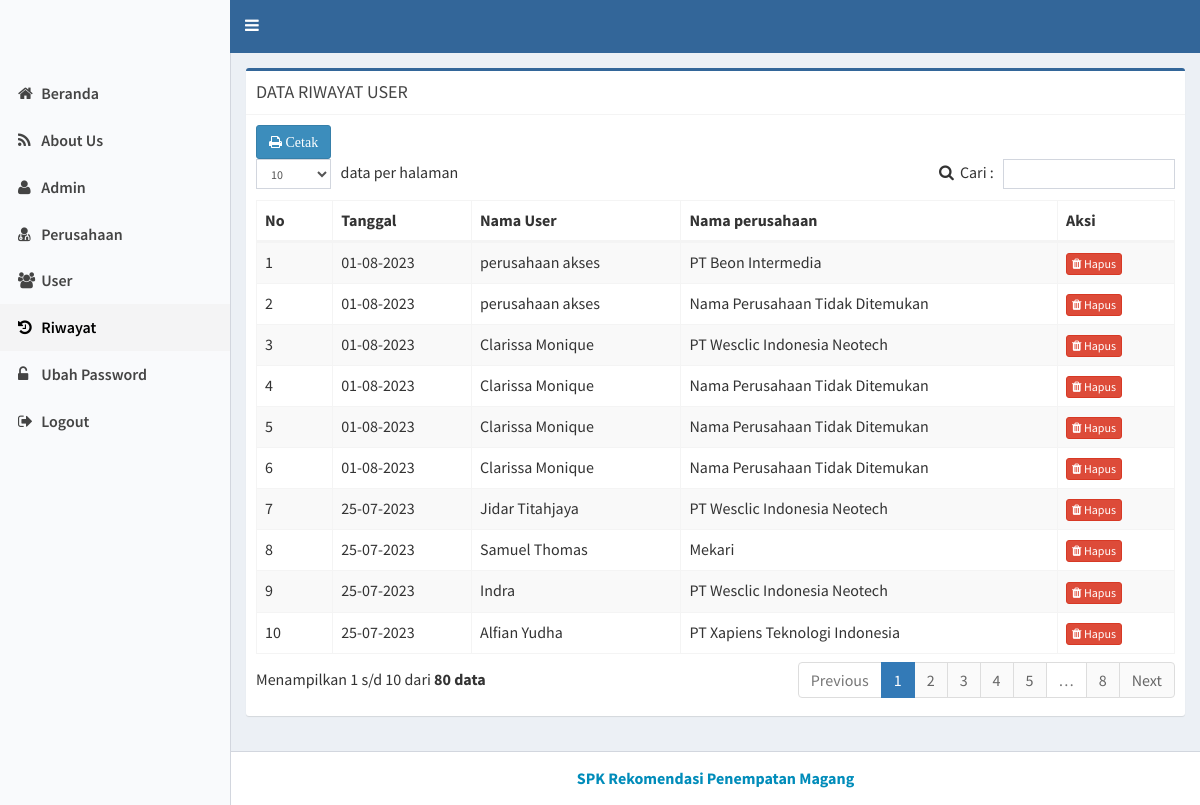
The app's page /index.php?page=riwayat (signed in) with its own data.
### tables this page shows
CREATE TABLE `riwayat` (
  `id_riwayat` int(11) NOT NULL,
  `id_pengguna` int(11) NOT NULL,
  `id_perusahaan` int(11) DEFAULT NULL,
  `tanggal` date NOT NULL
);

CREATE TABLE `user` (
  `id_pengguna` int(11) NOT NULL,
  `nama_lengkap` varchar(50) NOT NULL,
  `username` varchar(20) NOT NULL,
  `password` varchar(20) NOT NULL,
  `level` enum('Admin','Perusahaan','User') NOT NULL
);

CREATE TABLE `magang` (
  `id_perusahaan` int(11) NOT NULL,
  `kode_perusahaan` varchar(20) NOT NULL,
  `nama_perusahaan` varchar(50) NOT NULL,
  `posisi_magang` text NOT NULL,
  `keterangan` text NOT NULL
);

### riwayat.php (the view, shortened to what this page needs)
<?php
$link_update = '?page=update_riwayat';
$list_data = '';
$q = "select * from riwayat order by id_riwayat DESC";
$q = mysqli_query($con, $q);
$no = 0;
if (mysqli_num_rows($q) > 0) {
    while ($r = mysqli_fetch_array($q)) {
        $no++;
        $id = $r['id_riwayat'];
            $r_user = mysqli_fetch_array(mysqli_query($con, "select nama_lengkap from user where id_pengguna='" . $r['id_pengguna'] . "'"));
        if (is_null($r['id_pengguna'])) {
            $nama_perusahaan = 'perusahaan tidak terdeteksi';
        } else {
            $r_magang = mysqli_fetch_array(mysqli_query($con, "select nama_perusahaan from magang where id_perusahaan='" . $r['id_perusahaan'] . "'"));
            if (isset($r_magang['nama_perusahaan'])) {
                $nama_perusahaan = $r_magang['nama_perusahaan'];
            } else {
                $nama_perusahaan = 'Nama Perusahaan Tidak Ditemukan';
            }
        }
        $list_data .= '
		<tr>
		<td>' . $no . '</td>
		<td>' . date('d-m-Y', strtotime($r['tanggal'])) . '</td>
		<td>' . $r_user['nama_lengkap'] . '</td>
		<td>' . $nama_perusahaan . '</td>
		<td>
            <a href="#" data-href="' . $link_update . '&amp;id=' . $id . '&amp;action=delete" data-toggle="modal" data-target="#confirm-delete" class="btn btn-danger btn-xs" title="Hapus"><i class="fa fa-trash"></i> Hapus</a>
        </td>
		</tr>';
    }
}
?>
<div class="box box-success">
    <div class="box-header with-border">
        <h3 class="box-title">DATA RIWAYAT USER</h3>
    </div>
    <div class="box-body">
        <div class="table-responsive">
            <table class="table table-striped table-bordered" id="dataTables1">
                <thead>
                    <tr>
                        <th>No</th>
                        <th>Tanggal</th>
                        <th>Nama User</th>
                        <th>Nama perusahaan</th>
                        <th width="80">Aksi</th>
                    </tr>
                </thead>
                <tbody>
                	<button class="btn btn-primary" onclick="window.print()"><i class="fa fa-print"> Cetak</i></button>
                    <?php echo $list_data; ?>
                </tbody>
            </table>
        </div>
    </div>
</div>

### index.php (shortened to what this page needs)
<?php
if (isset($_SESSION['LOG_USER'])) {
?>
    <!DOCTYPE html>
    <html>
    <head>
        <link href="assets/css/bootstrap.min.css" rel="stylesheet">
        <link href="assets/datatables/css/dataTables.bootstrap.min.css" rel="stylesheet">
        <link href="assets/css/font-awesome.min.css" rel="stylesheet">
        <link href="assets/bootstrap-select/bootstrap-select.css" rel="stylesheet">
        <link href="assets/css/AdminLTE.min.css" rel="stylesheet">
        <link href="assets/css/skins/_all-skins.min.css" rel="stylesheet">
        <link href="assets/css/custom.css" rel="stylesheet">
        <link rel="stylesheet" href="assets/iCheck/flat/_all.css">
    </head>
    <body class="hold-transition skin-green-light sidebar-mini">
        <div class="wrapper">
            <header class="main-header">
                <nav class="navbar navbar-static-top" role="navigation">
                    <a href="#" class="sidebar-toggle" data-toggle="offcanvas" role="button">
                    </a>
                </nav>
            </header>
            <aside class="main-sidebar">
                <section class="sidebar">
                    <ul class="sidebar-menu">
                    <li class="header"></li>
                        <?php include "menu.php"; ?>
                    </ul>
                </section>
            </aside>
            <div class="content-wrapper">
                <section class="content">
                    <?php include "content.php"; ?>
                </section>
            </div>
            <footer class="main-footer" style="text-align: center;">
  <strong>
    <i></i> <b><a style="color: #008cba">SPK Rekomendasi Penempatan Magang</a></b>
  </strong>
</footer>
        </div>
    </body>
    </html>
<?php
} else {
    include "formlogin.php";
}
?>

### menu.php (shortened to what this page needs)
<?php
$page = isset($_GET['page']) ? $_GET['page'] : "";
$level = isset($_SESSION['LOG_LEVEL']) ? $_SESSION['LOG_LEVEL'] : "";
?>
<li <?php if ($page == "") echo 'class="active"'; ?>><a href="./"><i class="fa fa-home"></i> <span>Beranda</span></a></li>
<li><a href="home" target="_blank"><i class="fa fa-rss"></i> <span>About Us</span></a></li>
<?php if ($level == "Admin") { ?>
    <li <?php if ($page == "admin" || $page == "update_admin") echo 'class="active"'; ?>><a href="?page=admin"><i class="fa fa-user"></i> <span>Admin</span></a></li>
    <li <?php if ($page == "perusahaan" || $page == "update_perusahaan") echo 'class="active"'; ?>><a href="?page=perusahaan"><i class="fa fa-user-md"></i> <span>Perusahaan</span></a></li>
    <li <?php if ($page == "user" || $page == "update_user") echo 'class="active"'; ?>><a href="?page=user"><i class="fa fa-users"></i> <span>User</span></a></li>
    <li <?php if ($page == "riwayat" || $page == "update_riwayat") echo 'class="active"'; ?>><a href="?page=riwayat"><i class="fa fa-history"></i> <span>Riwayat</span></a></li>
<?php } ?>
<li <?php if ($page == "password") echo 'class="active"'; ?>><a href="?page=password"><i class="fa fa-unlock-alt"></i> <span>Ubah Password</span></a></li>
<li><a href="logout.php"><i class="fa fa-sign-out"></i> <span>Logout</span></a></li>

### content.php (shortened to what this page needs)
<?php
switch($page){
	case 'riwayat':
		include "riwayat.php";
		break;
}

### assets/css/custom.css (style rules this page uses)
.dataTable > thead > tr > th[class*="sort"]:after { content: "" !important; }
.dataTable > thead > tr > th[class*="sort"]:before { content: "" !important; }

### records on screen
riwayat: tanggal "01-08-2023", id_pengguna.nama_lengkap "perusahaan akses", id_perusahaan.nama_perusahaan "PT Beon Intermedia"
riwayat: tanggal "01-08-2023", id_pengguna.nama_lengkap "perusahaan akses", nama_perusahaan "Nama Perusahaan Tidak Ditemukan"
riwayat: tanggal "01-08-2023", id_pengguna.nama_lengkap "Clarissa Monique", id_perusahaan.nama_perusahaan "PT Wesclic Indonesia Neotech"
riwayat: tanggal "01-08-2023", id_pengguna.nama_lengkap "Clarissa Monique", nama_perusahaan "Nama Perusahaan Tidak Ditemukan"
riwayat: tanggal "01-08-2023", id_pengguna.nama_lengkap "Clarissa Monique", nama_perusahaan "Nama Perusahaan Tidak Ditemukan"
riwayat: tanggal "01-08-2023", id_pengguna.nama_lengkap "Clarissa Monique", nama_perusahaan "Nama Perusahaan Tidak Ditemukan"
riwayat: tanggal "25-07-2023", id_pengguna.nama_lengkap "Jidar Titahjaya", id_perusahaan.nama_perusahaan "PT Wesclic Indonesia Neotech"
riwayat: tanggal "25-07-2023", id_pengguna.nama_lengkap "Samuel Thomas", id_perusahaan.nama_perusahaan "Mekari"
riwayat: tanggal "25-07-2023", id_pengguna.nama_lengkap "Indra", id_perusahaan.nama_perusahaan "PT Wesclic Indonesia Neotech"
riwayat: tanggal "25-07-2023", id_pengguna.nama_lengkap "Alfian Yudha", id_perusahaan.nama_perusahaan "PT Xapiens Teknologi Indonesia"
